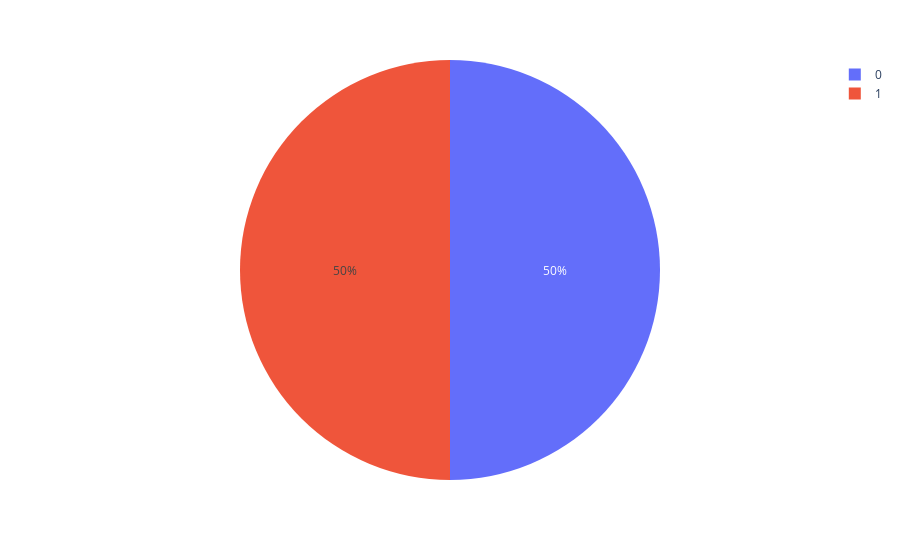

The code cell stored with this chart in its notebook:
### Code cell
fig = px.pie(Y_train_resampled, names="LoanApproved")
fig.show()

### Figure 1 — Plotly figure (JSON) as saved in the notebook; plotly's stock layout.template omitted (floating-point values rounded to 4 significant figures; data arrays with more than 128 entries replaced by an {"elided": "..."} marker saying what was removed)
{"data": [{"domain": {"x": [0, 1], "y": [0, 1]}, "hovertemplate": "LoanApproved=%{label}<extra></extra>", "labels": {"elided": "24384 int values"}, "legendgroup": "", "name": "", "showlegend": true, "type": "pie"}], "layout": {"legend": {"tracegroupgap": 0}, "margin": {"t": 60}}}
